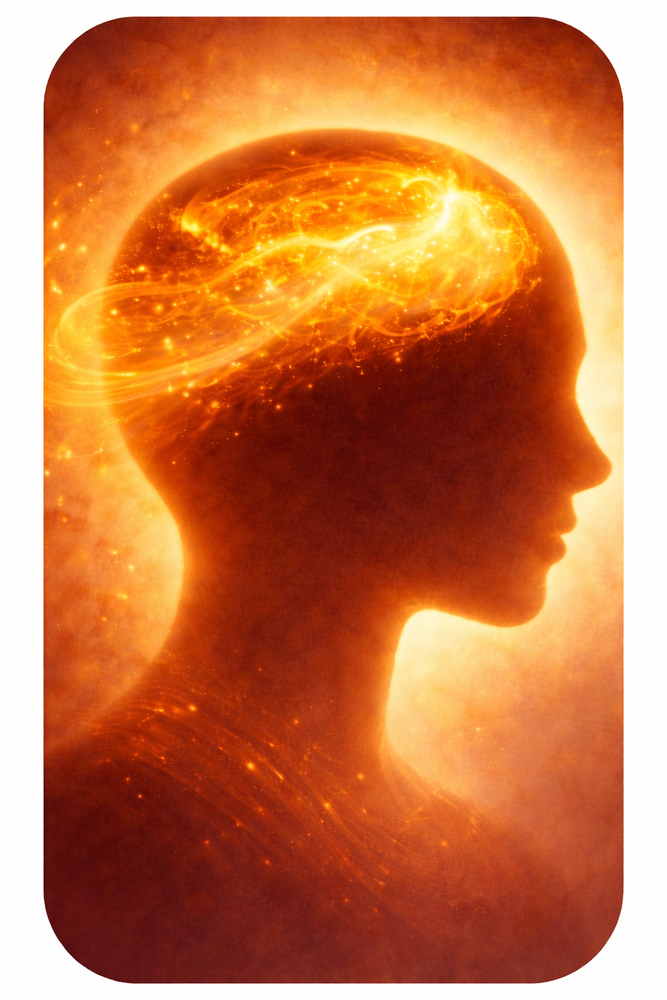
#> input picture assets/exprime_ce_qui_te_traverse.png, 667 x 1000 px, shrunk from 1024 x 1536 before the run, found by its file name
$ python process_menu_images.py
#> lines starting #> are read from the running program, lines starting #| are printed output that depends on the picture; after the words box and inside, x2 and y2 are one past the last pixel; in counts of white or black regions, pixels touching at a corner belong together
"""
Script de traitement des 4 images du menu principal :
1. Corrige les légendes inversées
2. Ajoute un fond noir avec coins arrondis (style icon.png)
3. Sauvegarde dans assets/univers_visuel/
"""

from PIL import Image, ImageDraw, ImageFont, ImageFilter
import os

BASE = r"C:\Users\mcopc\Documents\un_autre_regard - ESSAI\assets"
OUT_DIR = os.path.join(BASE, "univers_visuel")

# Config
PADDING = 40  # Marge noire autour de l'image
CORNER_RADIUS = 48  # Rayon des coins arrondis
FONT_SIZE = 52


def create_rounded_mask(size, radius):
    """Crée un masque avec coins arrondis."""
    mask = Image.new("L", size, 0)
    draw = ImageDraw.Draw(mask)
    draw.rounded_rectangle([(0, 0), (size[0] - 1, size[1] - 1)],
                           radius=radius, fill=255)
    return mask


def add_black_background(img, padding, corner_radius):
    """Ajoute un fond noir autour de l'image avec coins arrondis."""
#> called with padding = 40, corner_radius = 48
    if img.mode != "RGBA":
        img = img.convert("RGBA")

    w, h = img.size
#> w = 667; h = 1000

    # Recadrer légèrement pour supprimer les coins arrondis d'origine
    # (les images sources ont déjà des coins semi-transparents)
    crop_margin = 30
    cropped = img.crop((crop_margin, crop_margin, w - crop_margin, h - crop_margin))
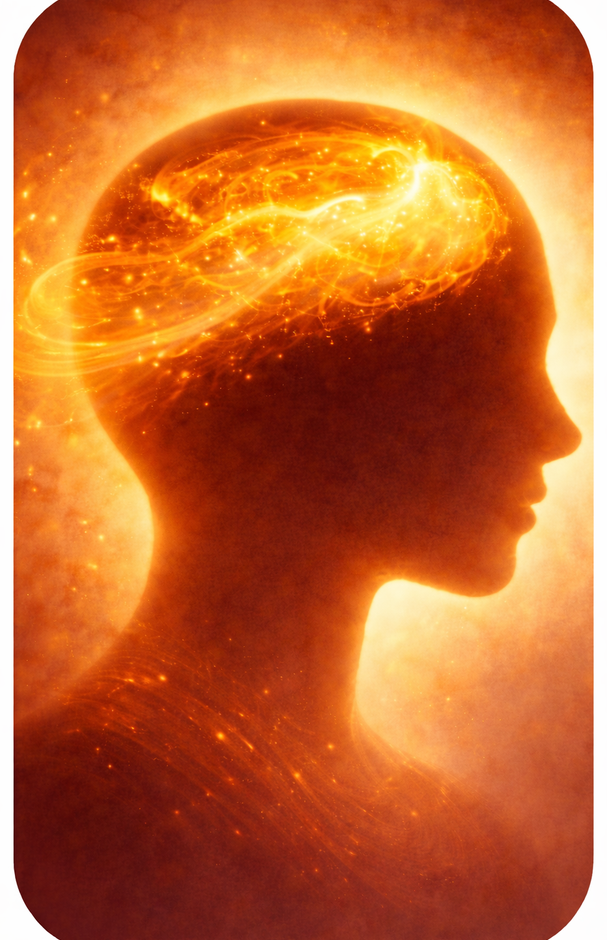
#> cropped: PIL image 607x940 RGBA; mean R, G, B, A 196.4, 103.7, 47.7, 255

    # Aplatir sur un fond qui correspond aux bords de l'image
    cw, ch = cropped.size
#> cw = 607; ch = 940
    flat = Image.new("RGB", (cw, ch), (0, 0, 0))
#> flat: PIL image 607x940 RGB; every value is 0
    flat.paste(cropped, (0, 0), cropped)

    # Canvas noir avec padding
    canvas_w = cw + 2 * padding
#> canvas_w = 687
    canvas_h = ch + 2 * padding
#> canvas_h = 1020
    canvas = Image.new("RGB", (canvas_w, canvas_h), (0, 0, 0))
#> canvas: PIL image 687x1020 RGB; every value is 0

    # Créer masque coins arrondis
    mask = create_rounded_mask((cw, ch), corner_radius)
#> in create_rounded_mask, `mask = Image.new("L", size, 0)`: mask: PIL image 607x940 L; every value is 0
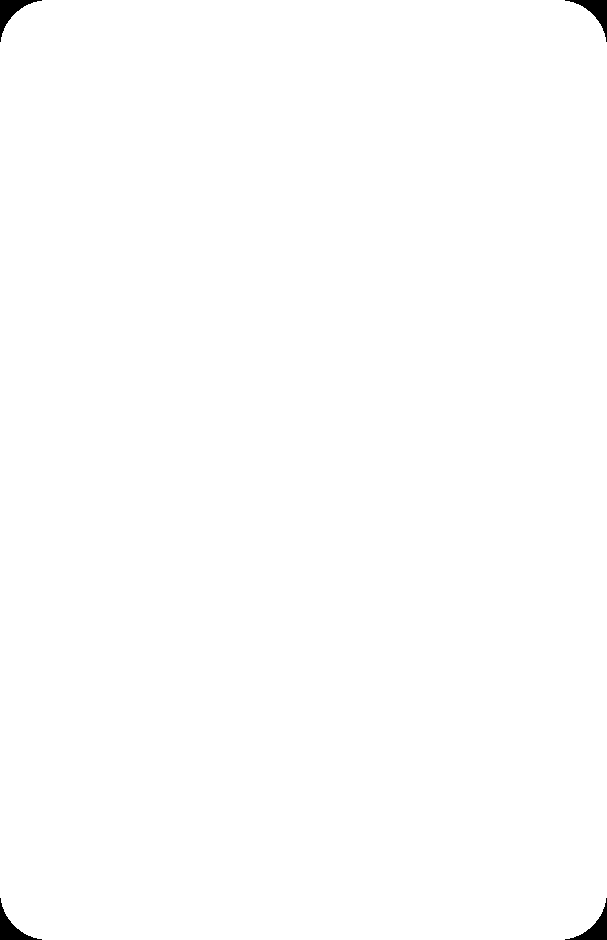
#> mask: PIL image 607x940 L; 99.6% white; 4 black regions, box (x1, y1, x2, y2) and area: (0, 0, 42, 42) 508, (565, 0, 607, 42) 508, (0, 898, 42, 940) 508, (565, 898, 607, 940) 508

    # Coller l'image aplatie avec le masque arrondi
    canvas.paste(flat, (padding, padding), mask)
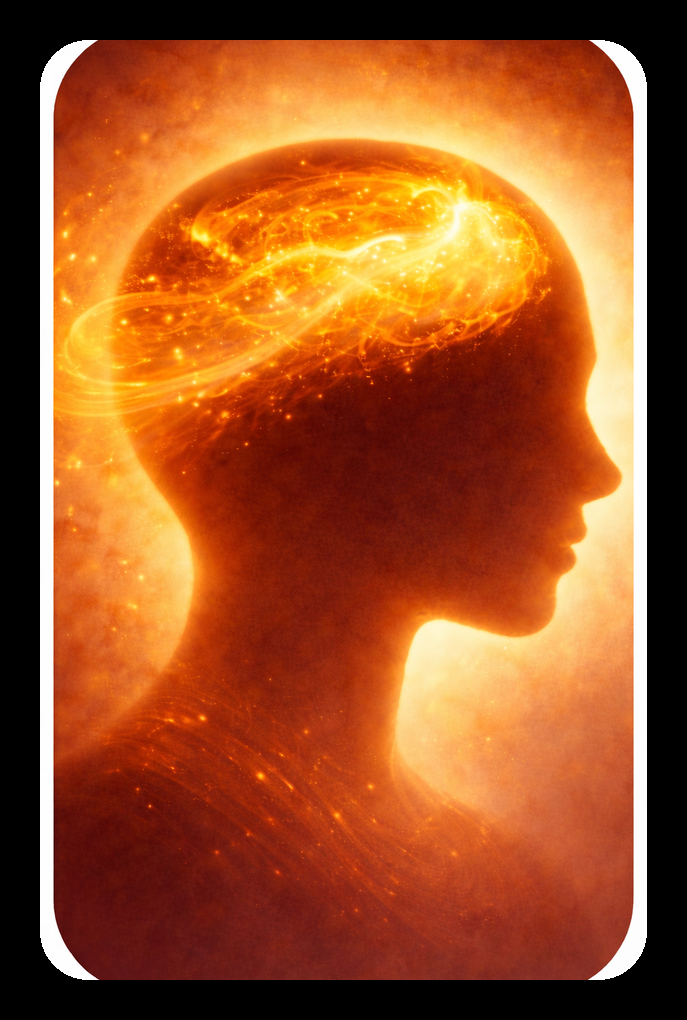
#> canvas: PIL image 687x1020 RGB; mean R, G, B 159.2, 83.7, 38.1

    return canvas


def fix_text_on_image(img, new_text):
    """
    Recouvre l'ancien texte avec un bandeau opaque dégradé,
    puis écrit le nouveau texte par-dessus.
    """
    w, h = img.size
    img = img.convert("RGBA")

    # Échantillonner les couleurs sur plusieurs bandes horizontales
    # pour créer un dégradé vertical réaliste
    def sample_row_color(y_pos):
        pixels = []
        for x in range(0, w, 2):
            pixels.append(img.getpixel((x, min(y_pos, h - 1))))
        avg_r = sum(p[0] for p in pixels) // len(pixels)
        avg_g = sum(p[1] for p in pixels) // len(pixels)
        avg_b = sum(p[2] for p in pixels) // len(pixels)
        return (avg_r, avg_g, avg_b)

    # Zone à recouvrir : du début du texte jusqu'en bas
    cover_top = int(h * 0.68)  # Commencer plus haut pour un dégradé doux
    solid_top = int(h * 0.76)  # Zone 100% opaque à partir d'ici

    # Créer overlay
    overlay = Image.new("RGBA", (w, h), (0, 0, 0, 0))
    draw_ov = ImageDraw.Draw(overlay)

    for y in range(cover_top, h):
        # Couleur de la ligne échantillonnée juste au-dessus de la zone de texte
        row_color = sample_row_color(min(y, int(h * 0.72)))

        if y < solid_top:
            # Zone de transition : dégradé progressif
            progress = (y - cover_top) / (solid_top - cover_top)
            alpha = int(progress * progress * 255)  # Courbe quadratique
        else:
            # Zone solide : complètement opaque
            alpha = 255

        draw_ov.line([(0, y), (w, y)],
                     fill=(row_color[0], row_color[1], row_color[2], alpha))

    # Appliquer l'overlay
    img = Image.alpha_composite(img, overlay)

    # Écrire le nouveau texte
    draw = ImageDraw.Draw(img)
    try:
        font = ImageFont.truetype("arialbd.ttf", FONT_SIZE)
    except OSError:
        try:
            font = ImageFont.truetype("arial.ttf", FONT_SIZE)
        except OSError:
            font = ImageFont.load_default()

    # Position du texte : centré horizontalement, dans la zone basse
    text_y = int(h * 0.82)
    bbox = draw.textbbox((0, 0), new_text, font=font)
    text_w = bbox[2] - bbox[0]
    text_x = (w - text_w) // 2

    # Ombre portée forte (plusieurs passes)
    for dx in range(-4, 5):
        for dy in range(-4, 5):
            if dx * dx + dy * dy <= 16:
                draw.text((text_x + dx, text_y + dy), new_text,
                          fill=(0, 0, 0, 200), font=font)

    # Texte principal blanc
    draw.text((text_x, text_y), new_text, fill=(255, 255, 255, 255), font=font)

    return img


def process_images():
    images_config = [
        {
            "filename": "exprime_ce_qui_te_traverse.png",
            "fix_text": False,
            "new_text": None,
        },
        {
            "filename": "partage_ce_que_tu_ressens.png",
            "fix_text": False,
            "new_text": None,
        },
        {
            "filename": "mon_chemin_parcouru.png",
            "fix_text": True,
            "new_text": "Ton chemin parcouru",
        },
        {
            "filename": "connecte_toi_aux_sources.png",
            "fix_text": True,
            "new_text": "Connecte toi aux sources",
        },
    ]

    for config in images_config:
        filepath = os.path.join(BASE, config["filename"])
        print(f"Traitement de {config['filename']}...")

        img = Image.open(filepath).convert("RGBA")

        # Étape 1 : Corriger le texte si nécessaire
        if config["fix_text"]:
            print(f"  -> Correction légende : '{config['new_text']}'")
            img = fix_text_on_image(img, config["new_text"])

        # Étape 2 : Ajouter fond noir avec coins arrondis
        img = add_black_background(img, PADDING, CORNER_RADIUS)

        # Étape 3 : Convertir en RGB si nécessaire et sauvegarder
        if img.mode == "RGBA":
            final = Image.new("RGB", img.size, (0, 0, 0))
            final.paste(img, (0, 0), img)
            img = final
        out_path = os.path.join(OUT_DIR, config["filename"])
        img.save(out_path, "PNG")
        print(f"  -> Sauvegardé : {out_path} ({img.size})")
#|   -> Sauvegardé : C:\Users\mcopc\Documents\un_autre_regard - ESSAI\assets/univers_visuel/exprime_ce_qui_te_traverse.png ((687, 1020))
#> pass 2 of the loop in process_images, `for config in images_config:`:
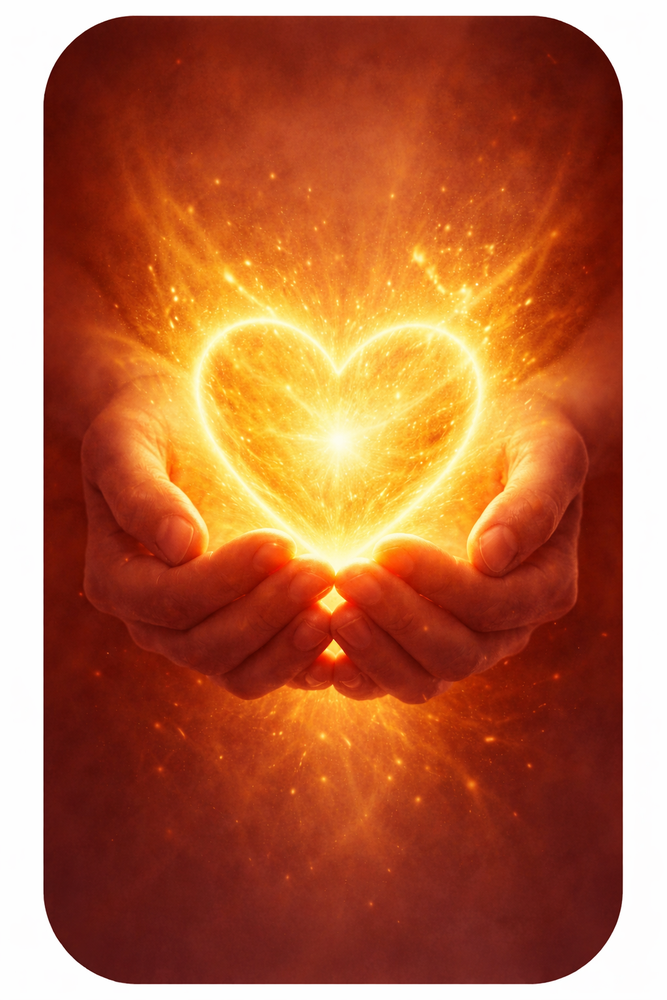
#> input picture assets/partage_ce_que_tu_ressens.png, 667 x 1000 px, shrunk from 1024 x 1536 before the run, found by its file name
#> in add_black_background (call 2), `cropped = img.crop((crop_margin, crop_margin, w - crop_margin, h - cro..`:
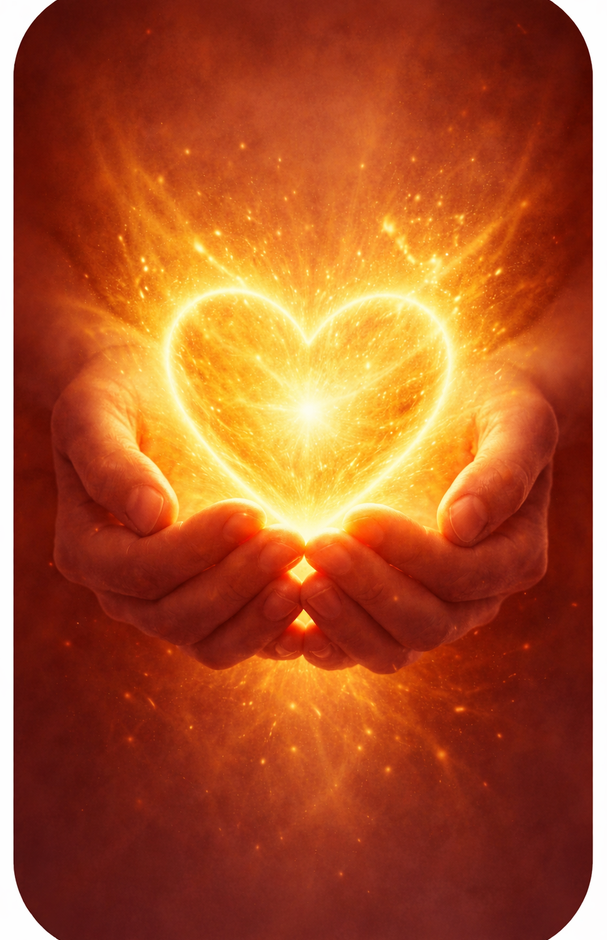
#> cropped: PIL image 607x940 RGBA; mean R, G, B, A 170.8, 84.3, 43, 255
#> in add_black_background (call 2), `canvas.paste(flat, (padding, padding), mask)`:
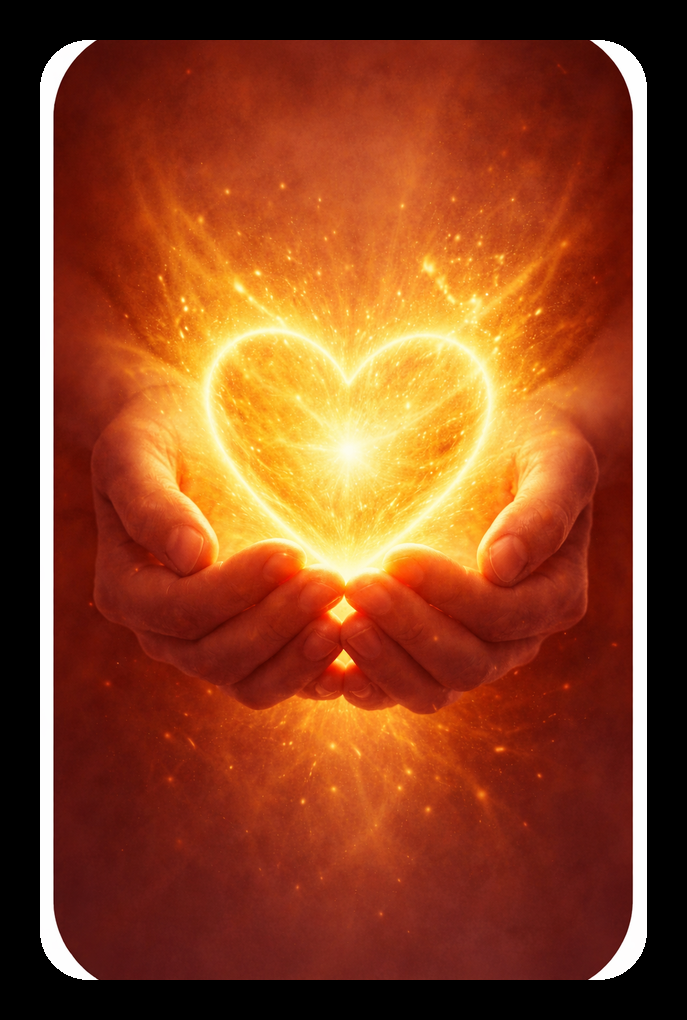
#> canvas: PIL image 687x1020 RGB; mean R, G, B 138.4, 67.9, 34.3
#|   -> Sauvegardé : C:\Users\mcopc\Documents\un_autre_regard - ESSAI\assets/univers_visuel/partage_ce_que_tu_ressens.png ((687, 1020))
#> pass 3 of the loop in process_images, `for config in images_config:`:
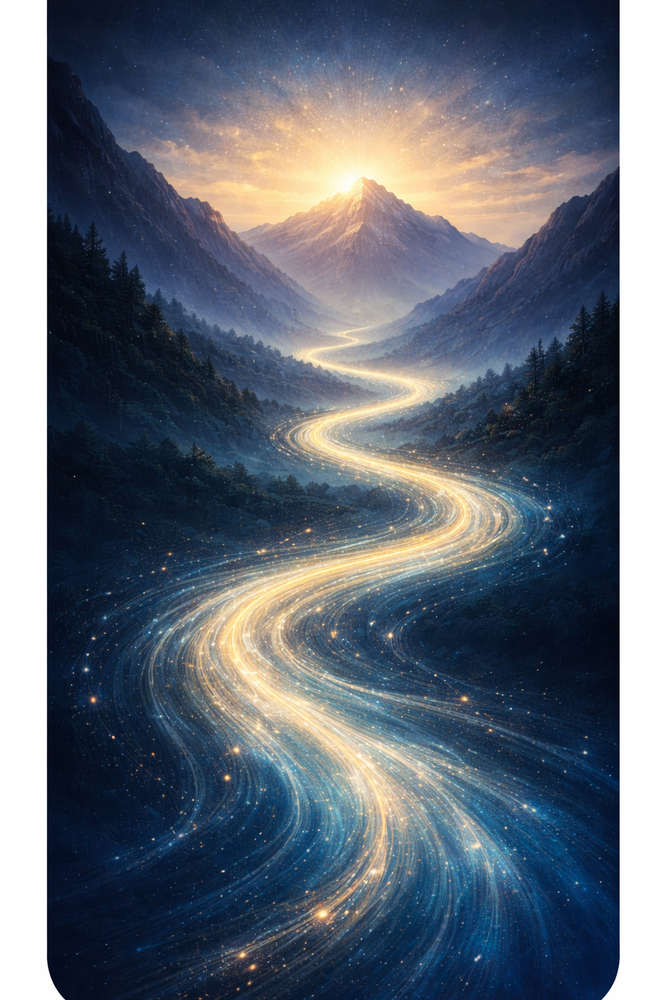
#> input picture assets/mon_chemin_parcouru.png, 667 x 1000 px, shrunk from 1024 x 1536 before the run, found by its file name
#> overlay: PIL image 667x1000 RGBA; every value is 0
#> in fix_text_on_image, `img = Image.alpha_composite(img, overlay)`:
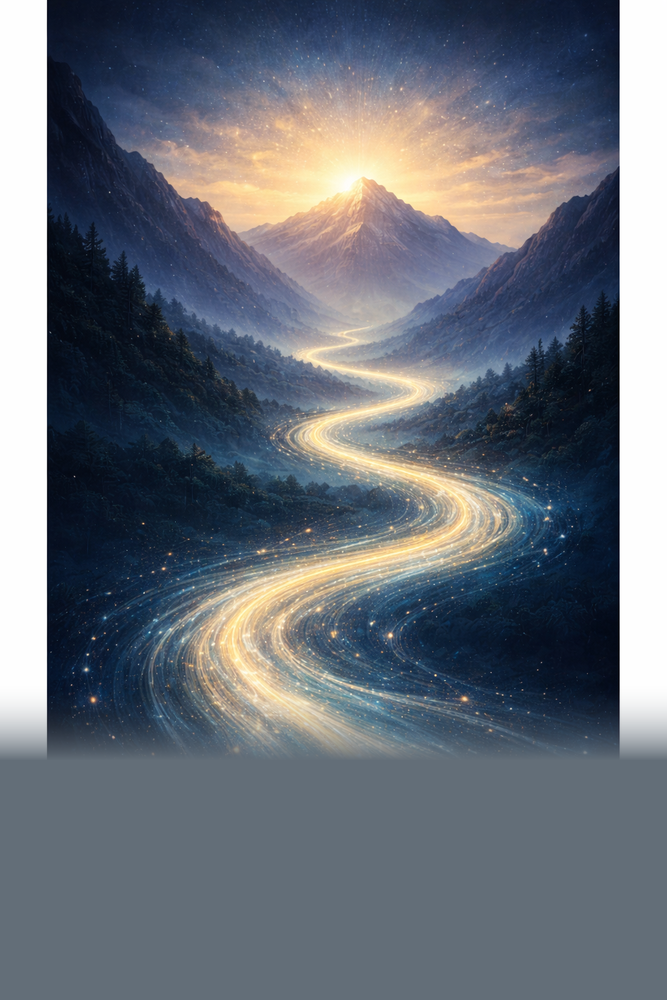
#> img: PIL image 667x1000 RGBA; mean R, G, B, A 104.4, 110.9, 120.6, 255
#> bbox = (-1, 9, 545, 60)
#> text_w = 546
#> text_x = 60
#> in add_black_background (call 3), `canvas.paste(flat, (padding, padding), mask)`:
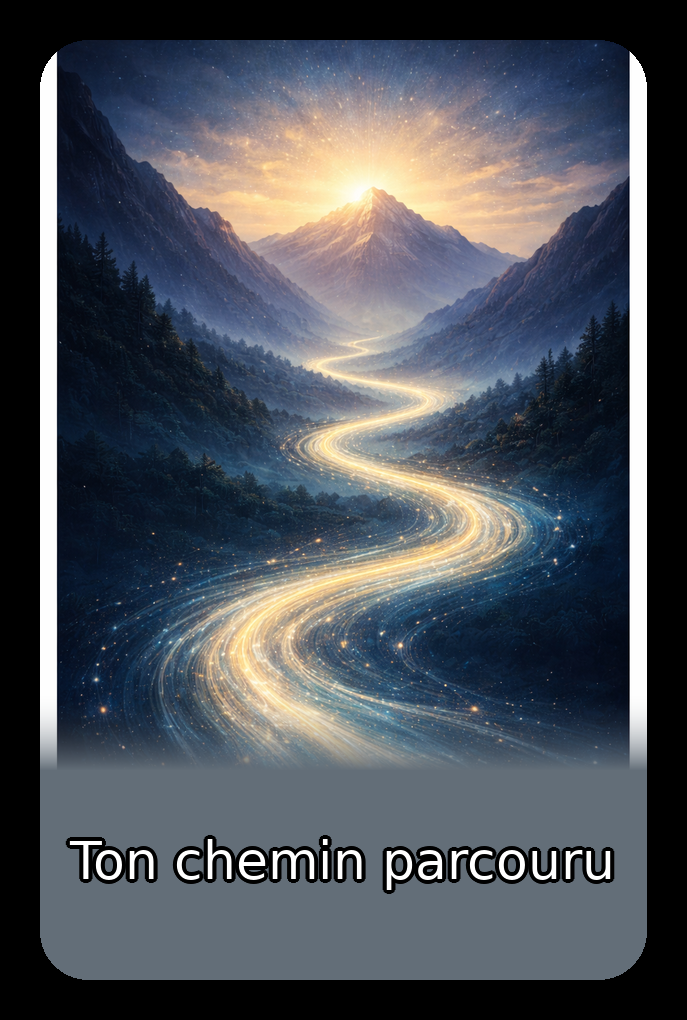
#> canvas: PIL image 687x1020 RGB; mean R, G, B 77, 82, 89.9
#|   -> Sauvegardé : C:\Users\mcopc\Documents\un_autre_regard - ESSAI\assets/univers_visuel/mon_chemin_parcouru.png ((687, 1020))
#> the loop made 4 passes; the first 3 are shown

    print("\nTerminé ! 4 images traitées.")


if __name__ == "__main__":
#> (the run stopped early here; a loop or call above may not have finished)
